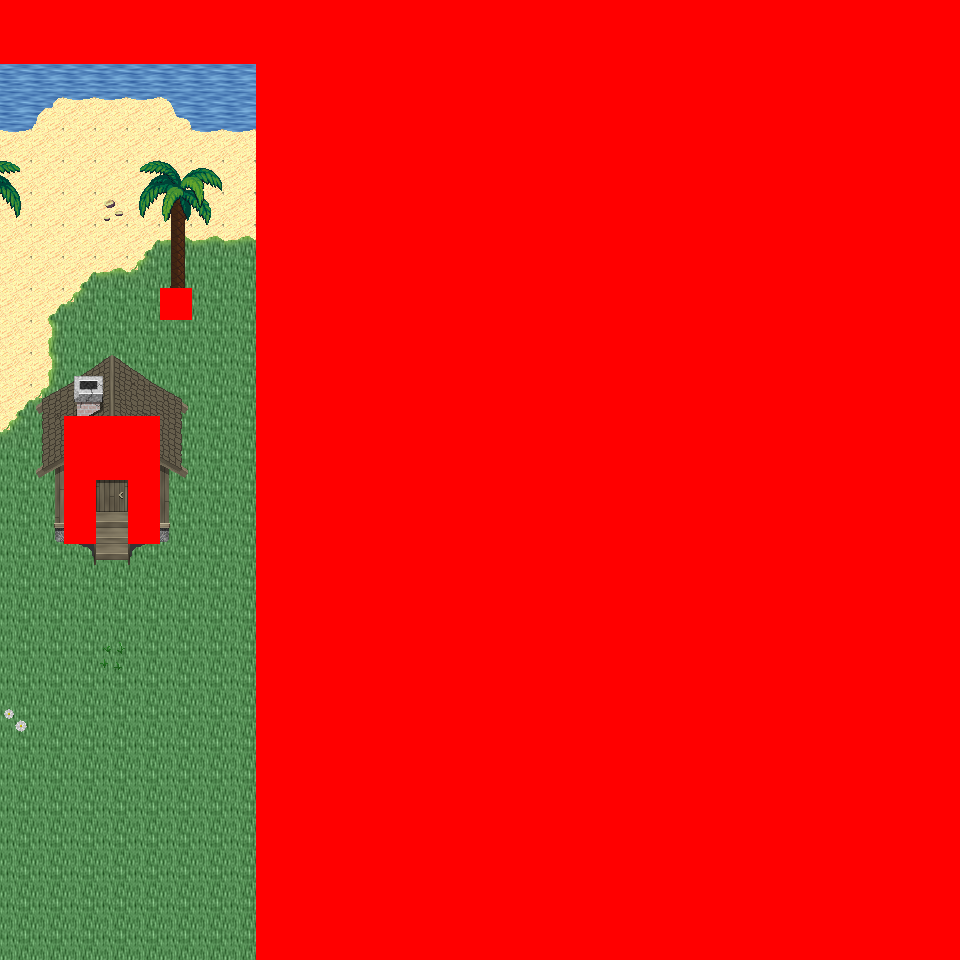

This game map was drawn from its Tiled (.tmx) file and the tilesets committed beside it. A one-line description and the trimmed map source follow:
An orthogonal 30x30 tile map with 32x32 px tiles, 6 tile layers (Ground, Object, Object2, Above, ...), 57 tilesets and 2 objects (2x mapExit).

<map version="1.0" orientation="orthogonal" renderorder="right-down" width="30" height="30" tilewidth="32" tileheight="32" nextobjectid="3">
  <tileset firstgid="1" name="tileset_logic_collision" tilewidth="32" tileheight="32" tilecount="1" columns="1">
    <image source="../drawable/tileset_logic_collision.png" width="32" height="32" />
  </tileset>
  <tileset firstgid="2" name="tileset_ground_ground" tilewidth="32" tileheight="32" tilecount="33" columns="3">
    <image source="../drawable/tileset_ground_ground.png" width="96" height="352" />
  </tileset>
  <tileset firstgid="35" name="tileset_ground_water_pool" tilewidth="32" tileheight="32" tilecount="72" columns="3">
    <image source="../drawable/tileset_ground_water_pool.png" width="96" height="768" />
  </tileset>
  <tileset firstgid="107" name="tileset_furniture_carpet_plain_colours" tilewidth="32" tileheight="32" tilecount="10" columns="10">
    <image source="../drawable/tileset_furniture_carpet_plain_colours.png" width="320" height="32" />
  </tileset>
  <tileset firstgid="117" name="tileset_ground_brown_paving" tilewidth="32" tileheight="32" tilecount="2" columns="2">
    <image source="../drawable/tileset_ground_brown_paving.png" width="64" height="32" />
  </tileset>
  <tileset firstgid="119" name="tileset_ground_water_water" tilewidth="32" tileheight="32" tilecount="24" columns="3">
    <image source="../drawable/tileset_ground_water_water.png" width="96" height="256" />
  </tileset>
  <tileset firstgid="143" name="tileset_building_fence_fence_chunky" tilewidth="32" tileheight="32" tilecount="21" columns="3">
    <image source="../drawable/tileset_building_fence_fence_chunky.png" width="96" height="224" />
  </tileset>
  <tileset firstgid="164" name="tileset_ground_water_pool_corners" tilewidth="32" tileheight="32" tilecount="72" columns="3">
    <image source="../drawable/tileset_ground_water_pool_corners.png" width="96" height="768" />
  </tileset>
  <tileset firstgid="236" name="tileset_ground_grass_edges" tilewidth="32" tileheight="32" tilecount="36" columns="12">
    <image source="../drawable/tileset_ground_grass_edges.png" width="384" height="96" />
  </tileset>
  <tileset firstgid="272" name="tileset_ground_grass_corners" tilewidth="32" tileheight="32" tilecount="24" columns="6">
    <image source="../drawable/tileset_ground_grass_corners.png" width="192" height="128" />
  </tileset>
  <tileset firstgid="296" name="tileset_plant_grasses" tilewidth="32" tileheight="32" tilecount="6" columns="3">
    <image source="../drawable/tileset_plant_grasses.png" width="96" height="64" />
  </tileset>
  <tileset firstgid="302" name="tileset_plant_flower_daisy_white" tilewidth="32" tileheight="32" tilecount="8" columns="2">
    <image source="../drawable/tileset_plant_flower_daisy_white.png" width="64" height="128" />
  </tileset>
  <tileset firstgid="310" name="tileset_building_door_door_w" tilewidth="32" tileheight="32" tilecount="6" columns="2">
    <image source="../drawable/tileset_building_door_door_w.png" width="64" height="96" />
  </tileset>
  <tileset firstgid="316" name="tileset_building_wall_wood" tilewidth="32" tileheight="32" tilecount="16" columns="4">
    <image source="../drawable/tileset_building_wall_wood.png" width="128" height="128" />
  </tileset>
  <tileset firstgid="332" name="tileset_building_door_door_e" tilewidth="32" tileheight="32" tilecount="6" columns="2">
    <image source="../drawable/tileset_building_door_door_e.png" width="64" height="96" />
  </tileset>
  <tileset firstgid="338" name="tileset_ground_ground_2" tilewidth="32" tileheight="32" tilecount="4" columns="4">
    <image source="../drawable/tileset_ground_ground_2.png" width="128" height="32" />
  </tileset>
  <tileset firstgid="342" name="tileset_building_wall_stone" tilewidth="32" tileheight="32" tilecount="12" columns="3">
    <image source="../drawable/tileset_building_wall_stone.png" width="96" height="128" />
  </tileset>
  <tileset firstgid="354" name="tileset_building_wall_wall_brown" tilewidth="32" tileheight="32" tilecount="12" columns="3">
    <image source="../drawable/tileset_building_wall_wall_brown.png" width="96" height="128" />
  </tileset>
  <tileset firstgid="366" name="tileset_building_door_door_n" tilewidth="32" tileheight="32" tilecount="6" columns="3">
    <image source="../drawable/tileset_building_door_door_n.png" width="96" height="64" />
  </tileset>
  <tileset firstgid="372" name="tileset_building_church" tilewidth="32" tileheight="32" tilecount="56" columns="8">
    <image source="../drawable/tileset_building_church.png" width="256" height="224" />
  </tileset>
  <tileset firstgid="428" name="tileset_building_castle" tilewidth="32" tileheight="32" tilecount="320" columns="20">
    <image source="../drawable/tileset_building_castle.png" width="640" height="512" />
  </tileset>
  <tileset firstgid="748" name="tileset_plant_cactus" tilewidth="32" tileheight="32" tilecount="2" columns="1">
    <image source="../drawable/tileset_plant_cactus.png" width="32" height="64" />
  </tileset>
  <tileset firstgid="750" name="tileset_plant_stump_small_stump" tilewidth="32" tileheight="32" tilecount="4" columns="2">
    <image source="../drawable/tileset_plant_stump_small_stump.png" width="64" height="64" />
  </tileset>
  <tileset firstgid="754" name="tileset_furniture_carpet_rug_border" tilewidth="32" tileheight="32" tilecount="9" columns="3">
    <image source="../drawable/tileset_furniture_carpet_rug_border.png" width="96" height="96" />
  </tileset>
  <tileset firstgid="763" name="tileset_building_window_window_right" tilewidth="32" tileheight="32" tilecount="2" columns="2">
    <image source="../drawable/tileset_building_window_window_right.png" width="64" height="32" />
  </tileset>
  <tileset firstgid="765" name="tileset_item_statue_fairypool" tilewidth="32" tileheight="32" tilecount="16" columns="2">
    <image source="../drawable/tileset_item_statue_fairypool.png" width="64" height="256" />
  </tileset>
  <tileset firstgid="781" name="tileset_furniture_table_long_front_on" tilewidth="32" tileheight="32" tilecount="3" columns="1">
    <image source="../drawable/tileset_furniture_table_long_front_on.png" width="32" height="96" />
  </tileset>
  <tileset firstgid="784" name="tileset_building_decoration_blue_circle" tilewidth="32" tileheight="32" tilecount="4" columns="2">
    <image source="../drawable/tileset_building_decoration_blue_circle.png" width="64" height="64" />
  </tileset>
  <tileset firstgid="788" name="tileset_building_wall_bricked_edges" tilewidth="32" tileheight="32" tilecount="25" columns="5">
    <image source="../drawable/tileset_building_wall_bricked_edges.png" width="160" height="160" />
  </tileset>
  <tileset firstgid="813" name="tileset_item_corpse_skull_pale" tilewidth="32" tileheight="32" tilecount="2" columns="2">
    <image source="../drawable/tileset_item_corpse_skull_pale.png" width="64" height="32" />
  </tileset>
  <tileset firstgid="815" name="tileset_item_corpse_huge_animal" tilewidth="32" tileheight="32" tilecount="16" columns="2">
    <image source="../drawable/tileset_item_corpse_huge_animal.png" width="64" height="256" />
  </tileset>
  <tileset firstgid="831" name="tileset_item_sign_large" tilewidth="32" tileheight="32" tilecount="15" columns="5">
    <image source="../drawable/tileset_item_sign_large.png" width="160" height="96" />
  </tileset>
  <tileset firstgid="846" name="tileset_building_roof_yellow" tilewidth="32" tileheight="32" tilecount="20" columns="5">
    <image source="../drawable/tileset_building_roof_yellow.png" width="160" height="128" />
  </tileset>
  <tileset firstgid="866" name="tileset_building_roof_red" tilewidth="32" tileheight="32" tilecount="20" columns="5">
    <image source="../drawable/tileset_building_roof_red.png" width="160" height="128" />
  </tileset>
  <tileset firstgid="886" name="tileset_building_roof_green" tilewidth="32" tileheight="32" tilecount="20" columns="5">
    <image source="../drawable/tileset_building_roof_green.png" width="160" height="128" />
  </tileset>
  <tileset firstgid="906" name="tileset_building_roof_blue" tilewidth="32" tileheight="32" tilecount="20" columns="5">
    <image source="../drawable/tileset_building_roof_blue.png" width="160" height="128" />
  </tileset>
  <tileset firstgid="926" name="tileset_logic_creature_animal" tilewidth="32" tileheight="32" tilecount="32" columns="8">
    <image source="../drawable/tileset_logic_creature_animal.png" width="256" height="128" />
  </tileset>
  <tileset firstgid="958" name="tileset_logic_creature_golem" tilewidth="32" tileheight="32" tilecount="4" columns="4">
    <image source="../drawable/tileset_logic_creature_golem.png" width="128" height="32" />
  </tileset>
  <tileset firstgid="962" name="tileset_object_boat" tilewidth="32" tileheight="32" tilecount="42" columns="6">
    <image source="../drawable/tileset_object_boat.png" width="192" height="224" />
  </tileset>
  <tileset firstgid="1004" name="tileset_ground_water_pool_deep" tilewidth="32" tileheight="32" tilecount="72" columns="3">
    <image source="../drawable/tileset_ground_water_pool_deep.png" width="96" height="768" />
  </tileset>
  <tileset firstgid="1076" name="tileset_object_suspension_bridge" tilewidth="32" tileheight="32" tilecount="24" columns="3">
    <image source="../drawable/tileset_object_suspension_bridge.png" width="96" height="256" />
  </tileset>
  <tileset firstgid="1100" name="tileset_plant_tree_palm_trees" tilewidth="32" tileheight="32" tilecount="40" columns="4">
    <image source="../drawable/tileset_plant_tree_palm_trees.png" width="128" height="320" />
  </tileset>
  <tileset firstgid="1140" name="tileset_furniture_table_hotdog_stand" tilewidth="32" tileheight="32" tilecount="20" columns="4">
    <image source="../drawable/tileset_furniture_table_hotdog_stand.png" width="128" height="160" />
  </tileset>
  <tileset firstgid="1160" name="tileset_item_banners_banners" tilewidth="32" tileheight="32" tilecount="6" columns="2">
    <image source="../drawable/tileset_item_banners_banners.png" width="64" height="96" />
  </tileset>
  <tileset firstgid="1166" name="tileset_building_door_closed" tilewidth="32" tileheight="32" tilecount="1" columns="1">
    <image source="../drawable/tileset_building_door_closed.png" width="32" height="32" />
  </tileset>
  <tileset firstgid="1167" name="tileset_building_decoration_numbers" tilewidth="32" tileheight="32" tilecount="20" columns="2">
    <image source="../drawable/tileset_building_decoration_numbers.png" width="64" height="320" />
  </tileset>
  <tileset firstgid="1187" name="tileset_building_decoration_numbers_higher" tilewidth="32" tileheight="32" tilecount="2" columns="2">
    <image source="../drawable/tileset_building_decoration_numbers_higher.png" width="64" height="32" />
  </tileset>
  <tileset firstgid="1189" name="tileset_furniture_light_small_oil_lamp" tilewidth="32" tileheight="32" tilecount="8" columns="2">
    <image source="../drawable/tileset_furniture_light_small_oil_lamp.png" width="64" height="128" />
  </tileset>
  <tileset firstgid="1197" name="tileset_light_light_1x1" tilewidth="32" tileheight="32" tilecount="3" columns="3">
    <image source="../drawable/tileset_light_light_1x1.png" width="96" height="32" />
  </tileset>
  <tileset firstgid="1200" name="tileset_building_roof_straw" tilewidth="32" tileheight="32" tilecount="20" columns="5">
    <image source="../drawable/tileset_building_roof_straw.png" width="160" height="128" />
  </tileset>
  <tileset firstgid="1220" name="tileset_building_huts" tilewidth="32" tileheight="32" tilecount="338" columns="26">
    <image source="../drawable/tileset_building_huts.png" width="832" height="416" />
  </tileset>
  <tileset firstgid="1558" name="tileset_light_light_5x5" tilewidth="32" tileheight="32" tilecount="25" columns="5">
    <image source="../drawable/tileset_light_light_5x5.png" width="160" height="160" />
  </tileset>
  <tileset firstgid="1583" name="tileset_logic_item_sign" tilewidth="32" tileheight="32" tilecount="1" columns="1">
    <image source="../drawable/tileset_logic_item_sign.png" width="32" height="32" />
  </tileset>
  <tileset firstgid="1584" name="tileset_light_door_light" tilewidth="32" tileheight="32" tilecount="12" columns="3">
    <image source="../drawable/tileset_light_door_light.png" width="96" height="128" />
  </tileset>
  <tileset firstgid="1596" name="tileset_ground_sand_1" tilewidth="32" tileheight="32" tilecount="10" columns="2">
    <image source="../drawable/tileset_ground_sand_1.png" width="64" height="160" />
  </tileset>
  <tileset firstgid="1606" name="tileset_ground_sand_2" tilewidth="32" tileheight="32" tilecount="15" columns="5">
    <image source="../drawable/tileset_ground_sand_2.png" width="160" height="96" />
  </tileset>
  <tileset firstgid="1621" name="tileset_logic_creature_reptile" tilewidth="32" tileheight="32" tilecount="7" columns="7">
    <image source="../drawable/tileset_logic_creature_reptile.png" width="224" height="32" />
  </tileset>
  <layer name="Ground" width="30" height="30">
    <data>[900 cells, 900 non-empty, 11 distinct tile ids]</data>
  </layer>
  <layer name="Object" width="30" height="30">
    <data>[900 cells, 26 non-empty, 11 distinct tile ids]</data>
  </layer>
  <layer name="Object2" width="30" height="30">
    <data>[900 cells, 21 non-empty, 21 distinct tile ids]</data>
  </layer>
  <layer name="Above" width="30" height="30">
    <data>[900 cells, 37 non-empty, 34 distinct tile ids]</data>
  </layer>
  <layer name="Above2" width="30" height="30">
    <data>[900 cells, 0 non-empty, 0 distinct tile ids]</data>
  </layer>
  <layer name="Walkable" width="30" height="30">
    <data>[900 cells, 687 non-empty, 1 distinct tile ids]</data>
  </layer>
  <objectgroup name="MapEvents">
    <object id="1" name="south" type="mapExit" x="0" y="928" width="256" height="32">
      <properties>
        <property name="map" value="level_0_x260_y94" />
        <property name="x" value="0" />
        <property name="y" value="1" />
      </properties>
    </object>
    <object id="2" name="west" type="mapExit" x="0" y="64" width="32" height="896">
      <properties>
        <property name="map" value="level_0_x259_y93" />
        <property name="x" value="28" />
        <property name="y" value="2" />
      </properties>
    </object>
  </objectgroup>
</map>
